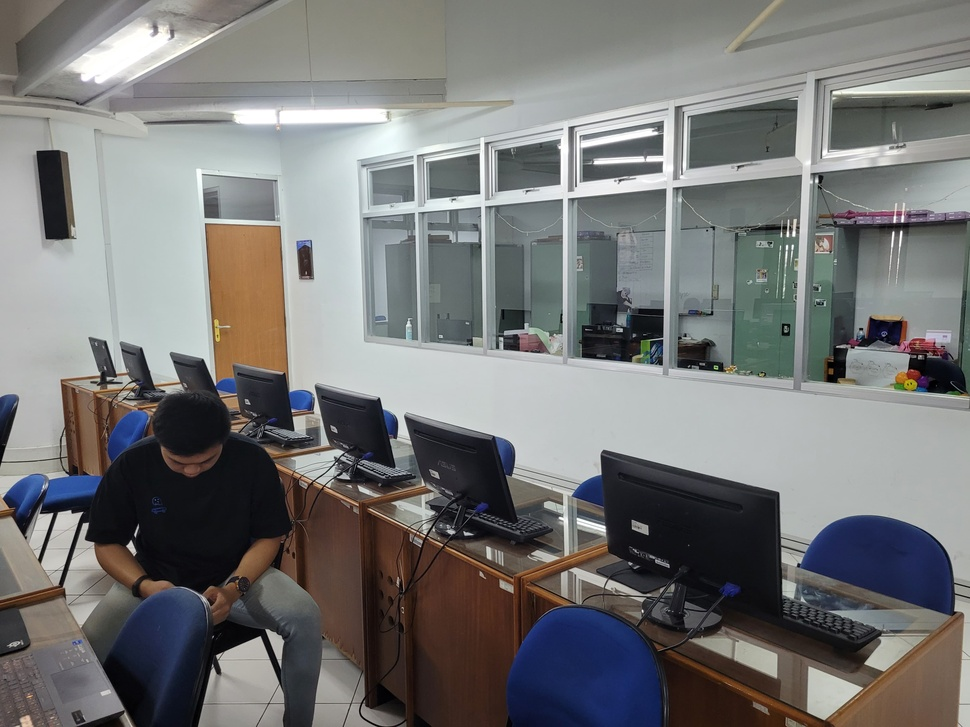
#> input picture images2/uts-img1.jpg, 970 x 727 px, shrunk from 4032 x 3024 before the run; its folder holds 4 pictures in this run
$ python main.py
#> lines starting #> are read from the running program, lines starting #| are printed output that depends on the picture
import cv2
import glob
import matplotlib.pyplot as plt
import math

# Load images from the directory
image_paths = sorted(glob.glob("images2/*"))

# Initialize list to store loaded images
image_list = []
for path in image_paths:
    image = cv2.imread(path)
#> image is the input picture: shape (727, 970, 3); mean B, G, R 118, 118.4, 118.3
    if image is None:
        print(f"Unable to load image: {path}")
        continue  # Skip images that couldn't be loaded
    image_rgb = cv2.cvtColor(image, cv2.COLOR_BGR2RGB)
    image_list.append(image_rgb)

# Count how many images were successfully loaded
image_count = len(image_list)

# Visualize the images if any were loaded
if image_count > 0:
    plt.figure(figsize=(30, 10))
    columns = 3
    rows = math.ceil(image_count / columns)

    for idx, image in enumerate(image_list):
        plt.subplot(rows, columns, idx + 1)
        plt.axis('off')
        plt.imshow(image)
    plt.show()
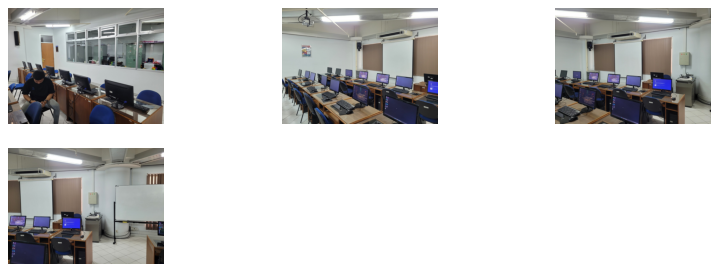
#> figure drawn by matplotlib, 4 panels
else:
    print("No images available for display.")

# Image stitching process (requires at least two images)
if image_count > 1:
    stitcher = cv2.Stitcher_create()
    stitch_status, stitched_image = stitcher.stitch(image_list)
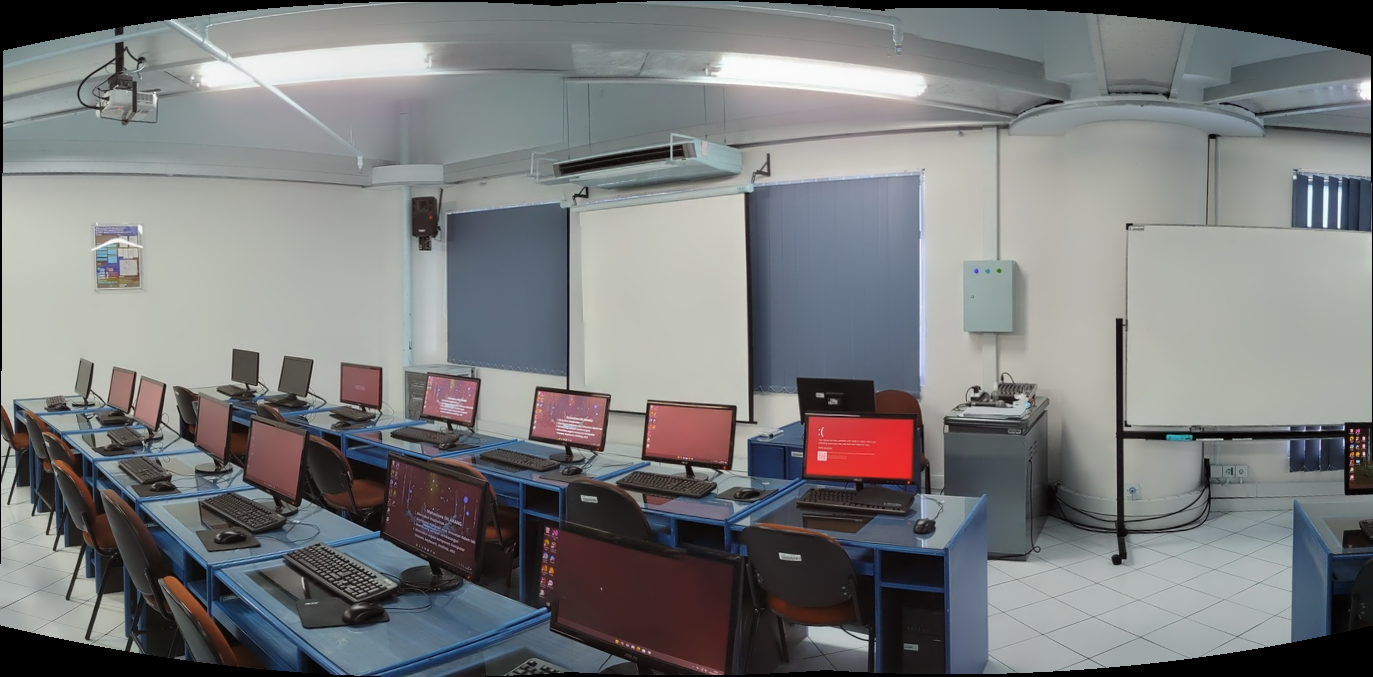
#> stitched_image: shape (677, 1373, 3); mean of channels 0, 1, 2 123.6, 123, 121.6; drawn as B, G, R

    if stitch_status == cv2.Stitcher_OK:
        plt.figure(figsize=(30, 10))
        plt.imshow(stitched_image)
        plt.axis('off')
        plt.show()
    else:
        print("Image stitching process failed.")
else:
    print("At least two images are required for stitching.")
